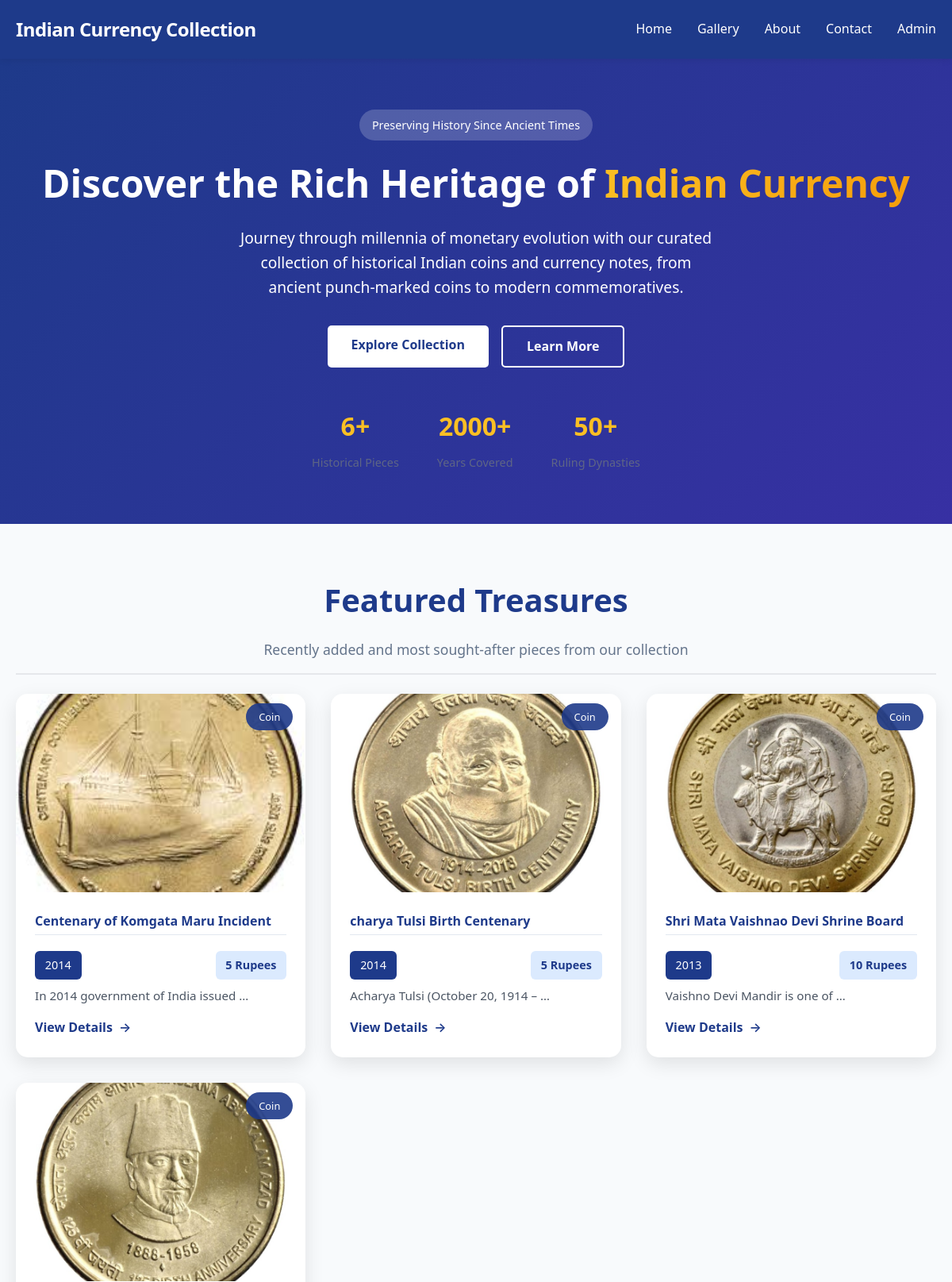
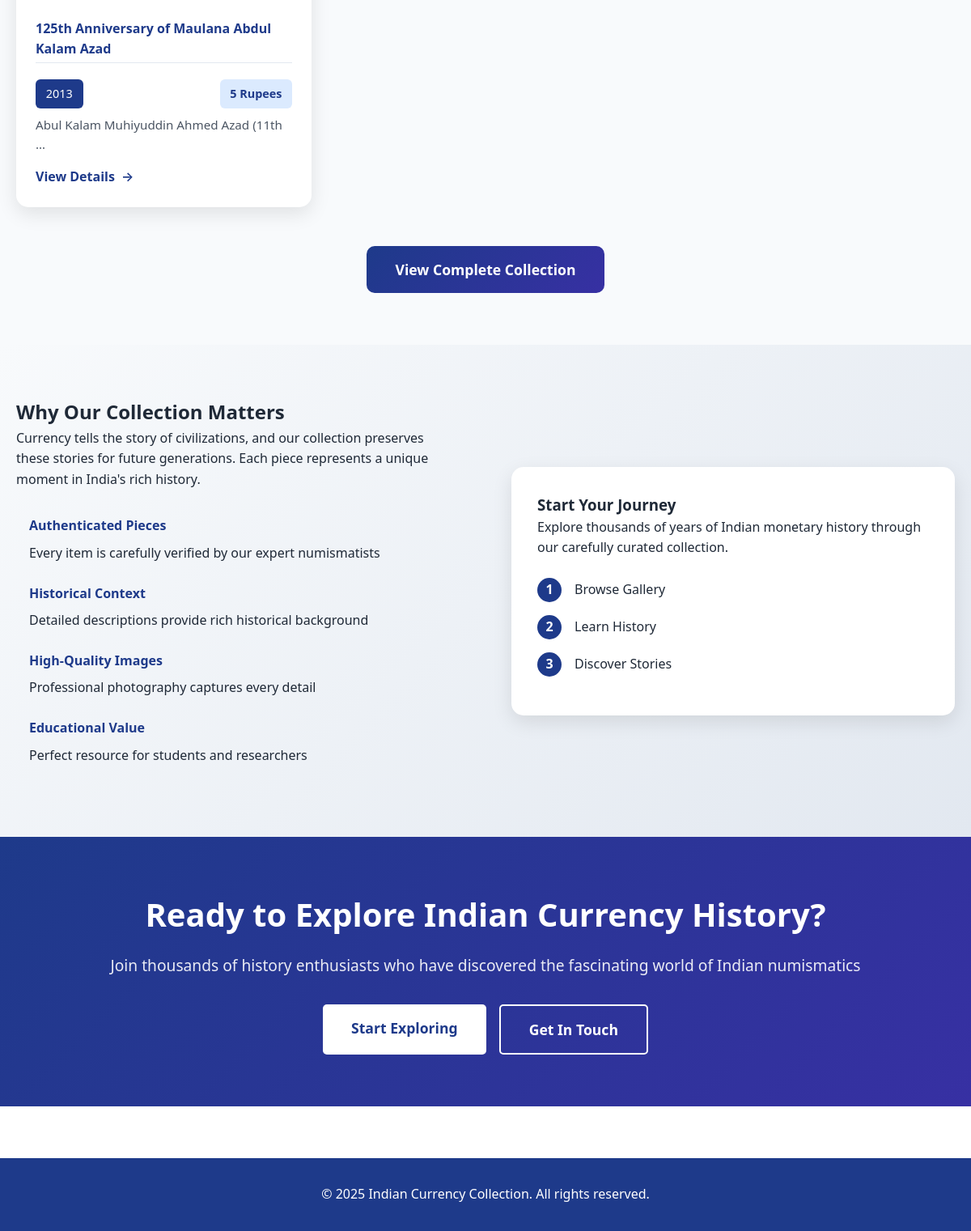
The page / on the database its author committed (2 pictures, top to bottom).
### collection/models.py (models this page shows, shortened)
class CurrencyItem(models.Model):
    ITEM_TYPES = [
        ('coin', 'Coin'),
        ('note', 'Currency Note'),
    ]
    title = models.CharField(max_length=200)
    item_type = models.CharField(max_length=10, choices=ITEM_TYPES)
    year = models.IntegerField()
    denomination = models.CharField(max_length=50)
    material = models.CharField(max_length=100, blank=True, null=True)
    issuing_authority = models.CharField(max_length=200, blank=True, null=True)
    description = models.TextField()
    front_image = models.ImageField(
        upload_to='currency_items/front/',
        null=True,
        blank=True,
        help_text="Front view of the currency item"
    )
    back_image = models.ImageField(
        upload_to='currency_items/back/',
        null=True,
        blank=True,
        help_text="Back view of the currency item"
    )
    image = models.ImageField(upload_to='currency_items/', blank=True, null=True)
    created_at = models.DateTimeField(auto_now_add=True)
    updated_at = models.DateTimeField(auto_now=True)
    class Meta:
        ordering = ['-year', 'denomination']

### collection/views.py (the view)
# urls.py: path('', views.home, name='home'),
def home(request):
    latest_items = CurrencyItem.objects.filter(
        Q(front_image__isnull=False) |
        Q(image__isnull=False)
    )[:6]
    if not latest_items.exists():
        latest_items = CurrencyItem.objects.all()[:6]
    return render(request, 'index.html', {'latest_items': latest_items})

### templates/index.html (shortened to what this page needs)
{% extends 'base.html' %}
{% load static %}
{% block content %}
<section class="hero">
    <div class="hero-content">
        <div class="hero-badge">Preserving History Since Ancient Times</div>
        <h1>Discover the Rich Heritage of <span class="highlight">Indian Currency</span></h1>
        <p>Journey through millennia of monetary evolution with our curated collection of historical Indian coins and currency notes, from ancient punch-marked coins to modern commemoratives.</p>
        <div class="hero-buttons">
            <a href="{% url 'gallery' %}" class="cta-button primary">Explore Collection</a>
            <a href="{% url 'about' %}" class="cta-button secondary">Learn More</a>
        </div>
        <div class="hero-stats">
            <div class="stat">
                <span class="stat-number">{{ latest_items|length }}+</span>
                <span class="stat-label">Historical Pieces</span>
            </div>
            <div class="stat">
                <span class="stat-number">2000+</span>
                <span class="stat-label">Years Covered</span>
            </div>
            <div class="stat">
                <span class="stat-number">50+</span>
                <span class="stat-label">Ruling Dynasties</span>
            </div>
        </div>
    </div>
</section>
<section class="featured-items">
    <div class="container">
        <div class="section-header">
            <h2>Featured Treasures</h2>
            <p>Recently added and most sought-after pieces from our collection</p>
        </div>
        <div class="items-carousel">
            {% for item in latest_items|slice:":4" %}
            <div class="featured-card">
                <div class="card-image">
                    {% if item.front_image %}
                        <img src="{{ item.front_image.url }}" alt="{{ item.title }} - Front">
                    {% elif item.image %}
                        <img src="{{ item.image.url }}" alt="{{ item.title }}">
                    {% else %}
                        <div class="placeholder-image">
                            <span class="placeholder-icon">📷</span>
                            <span class="placeholder-text">No Image Available</span>
                        </div>
                    {% endif %}
                    <div class="card-overlay">
                        <span class="item-type">{{ item.get_item_type_display }}</span>
                    </div>
                </div>
                <div class="card-content">
                    <h3>{{ item.title }}</h3>
                    <div class="item-meta">
                        <span class="year">{{ item.year }}</span>
                        <span class="denomination">{{ item.denomination }}</span>
                    </div>
                    <p class="item-description">{{ item.description|truncatewords:6 }}</p>
                    <a href="{% url 'item_detail' item.pk %}" class="view-details">
                        View Details <span class="arrow">→</span>
                    </a>
                </div>
            </div>
            {% endfor %}
        </div>
        {% if latest_items %}
        <div class="view-all-section">
            <a href="{% url 'gallery' %}" class="view-all-button">View Complete Collection</a>
        </div>
        {% endif %}
    </div>
</section>
<section class="why-choose-us">
    <div class="container">
        <div class="content-grid">
            <div class="content-text">
                <h2>Why Our Collection Matters</h2>
                <p>Currency tells the story of civilizations, and our collection preserves these stories for future generations. Each piece represents a unique moment in India's rich history.</p>
                <div class="features-list">
                    <div class="feature">
                        <div class="feature-content">
                            <h4>Authenticated Pieces</h4>
                            <p>Every item is carefully verified by our expert numismatists</p>
                        </div>
                    </div>
                    <div class="feature">
                        <div class="feature-content">
                            <h4>Historical Context</h4>
                            <p>Detailed descriptions provide rich historical background</p>
                        </div>
                    </div>
                    <div class="feature">
                        <div class="feature-content">
                            <h4>High-Quality Images</h4>
                            <p>Professional photography captures every detail</p>
                        </div>
                    </div>
                    <div class="feature">
                        <div class="feature-content">
                            <h4>Educational Value</h4>
                            <p>Perfect resource for students and researchers</p>
                        </div>
                    </div>
                </div>
            </div>
            <div class="content-visual">
                <div class="visual-card">
                    <h3>Start Your Journey</h3>
                    <p>Explore thousands of years of Indian monetary history through our carefully curated collection.</p>
                    <div class="journey-steps">
                        <div class="step">
                            <span class="step-number">1</span>
                            <span class="step-text">Browse Gallery</span>
                        </div>
                        <div class="step">
                            <span class="step-number">2</span>
                            <span class="step-text">Learn History</span>
                        </div>
                        <div class="step">
                            <span class="step-number">3</span>
                            <span class="step-text">Discover Stories</span>
                        </div>
                    </div>
                </div>
            </div>
        </div>
    </div>
</section>
<section class="cta-section">
    <div class="container">
        <div class="cta-content">
            <h2>Ready to Explore Indian Currency History?</h2>
            <p>Join thousands of history enthusiasts who have discovered the fascinating world of Indian numismatics</p>
            <div class="cta-buttons">
                <a href="{% url 'gallery' %}" class="cta-button primary large">Start Exploring</a>
                <a href="{% url 'contact' %}" class="cta-button secondary large">Get In Touch</a>
            </div>
        </div>
    </div>
</section>
{% endblock %}

### templates/base.html (shortened to what this page needs)
<!DOCTYPE html>
<html lang="en">
<head>
    {% load static %}
    <link rel="stylesheet" href="{% static 'css/style.css' %}">
</head>
<body>
    <nav class="navbar">
        <div class="nav-container">
            <div class="nav-logo">
                <a href="{% url 'home' %}">Indian Currency Collection</a>
            </div>
            <div class="nav-menu">
                <a href="{% url 'home' %}" class="nav-link">Home</a>
                <a href="{% url 'gallery' %}" class="nav-link">Gallery</a>
                <a href="{% url 'about' %}" class="nav-link">About</a>
                <a href="{% url 'contact' %}" class="nav-link">Contact</a>
                <a href="{% url 'admin_login' %}" class="nav-link">Admin</a>
            </div>
        </div>
    </nav>
    <main>
        {% block content %}
        {% endblock %}
    </main>
    <footer class="footer">
        <div class="container">
            <p>&copy; 2025 Indian Currency Collection. All rights reserved.</p>
        </div>
    </footer>
</body>
</html>

### rows shown on the page
CurrencyItem: front_image (picture), item_type "Coin", title "Centenary of Komgata Maru Incident", year "2014", denomination "5 Rupees", description "In 2014 government of India issued …"
CurrencyItem: front_image (picture), item_type "Coin", title "charya Tulsi Birth Centenary", year "2014", denomination "5 Rupees", description "Acharya Tulsi (October 20, 1914 – …"
CurrencyItem: front_image (picture), item_type "Coin", title "Shri Mata Vaishnao Devi Shrine Board", year "2013", denomination "10 Rupees", description "Vaishno Devi Mandir is one of …"
CurrencyItem: front_image (picture), item_type "Coin", title "125th Anniversary of Maulana Abdul Kalam Azad", year "2013", denomination "5 Rupees", description "Abul Kalam Muhiyuddin Ahmed Azad (11th …"

### other values the page prints
{{ latest_items|length }} "6"
